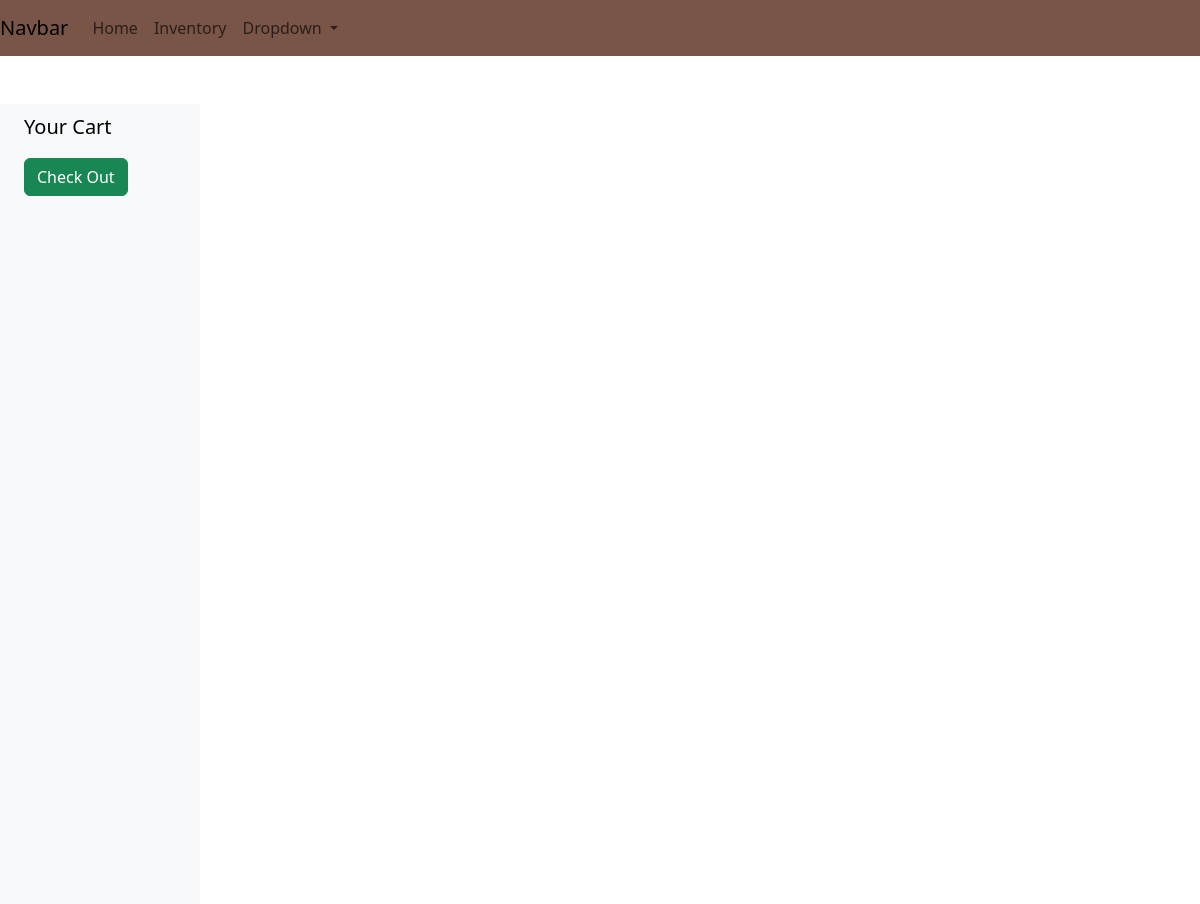
The page /inventory on the database as committed earlier.
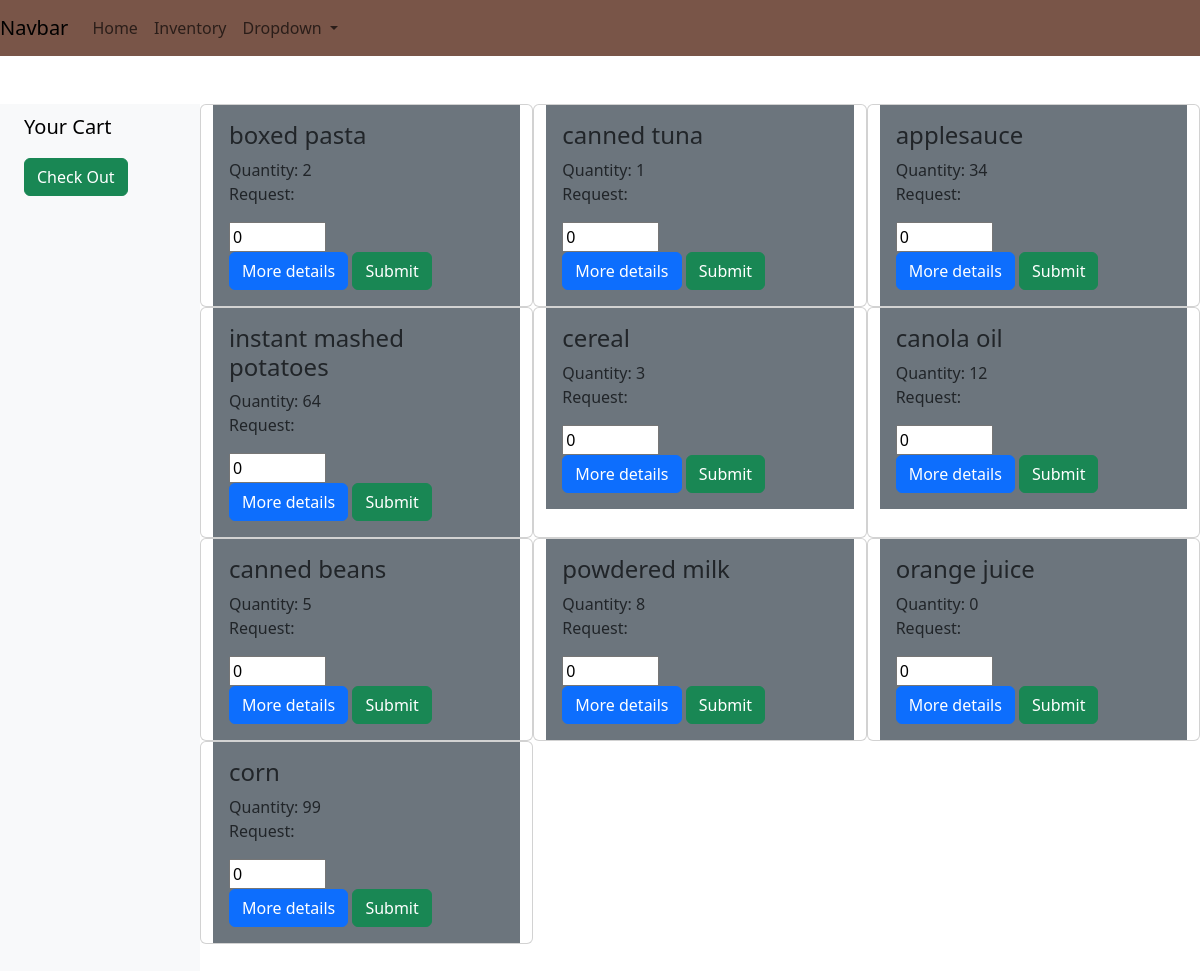
The same page on the database as committed later.
### app.py (models this page shows, shortened)
class Inventory(db.Model):
    id= db.Column(db.Integer, primary_key=True)
    name = db.Column(db.String)
    description = db.Column(db.String)
    qty = db.Column(db.Integer)
    bank = db.Column(db.String)

### app.py (the view, shortened to what this page needs)
@app.route('/inventory', methods=["POST","GET"])
def inventory():
    all_inventory = Inventory.query.all()
    cart=[]
    return render_template("inventory.html", invent_list=all_inventory, cart=cart)

### templates/inventory.html (shortened to what this page needs)
{%extends "base.html"%}
{%block content%}
<div class="container-fluid overflow-hidden">
  <div class="row vh-100 overflow-auto">
      <div class="col-12 col-sm-3 col-xl-2 px-sm-2 px-0 bg-light d-flex sticky-top">
          <div class="d-flex flex-sm-column flex-row flex-grow-1 align-items-center align-items-sm-start px-3 pt-2 text-clack">
              <a href="/" class="d-flex align-items-center pb-sm-3 mb-md-0 me-md-auto text-black text-decoration-none">
                  <span class="fs-5">Your Cart</span>
              </a>
              <ul class="nav nav-pills flex-sm-column flex-row flex-nowrap flex-shrink-1 flex-sm-grow-0 flex-grow-1 mb-sm-auto mb-0 justify-content-center align-items-center align-items-sm-start" id="menu">
                <form action="/inventory" method="POST">
                  <li>
                    <button type="submit" class="btn btn-success" name="checkout">Check Out</button>
                  </li>
                </form>
              </ul>
          </div>
      </div>
      <div class="col d-flex flex-column h-100">
        <div class="row">
          {%for thing in invent_list%}
          <div class="card col-4">
            <div class="container bg-secondary p-3">
              <form action="/inventory" method="POST">
                <h4>{{ thing.name }}</h4>
                <label for="qty">Quantity: {{thing.qty}}</label>
                <p>Request:</p>
                <input type="number" id="qty" name="qty" min="0" max="100" step="1" value="0">
                <br>
                <button type="button" class="btn btn-primary" data-bs-toggle="modal" data-bs-target="#exampleModal">
                  More details
                </button>
                <button type="submit" class="btn btn-success" name="food_picked">Submit</button>
            </form>
            </div>
          </div>
          {%endfor%}
      </div>
  </div>
</div>
{%endblock%}

### templates/base.html (shortened to what this page needs)
<!doctype html>
<html lang="en">
  <head>
    <link href="https://cdn.jsdelivr.net/npm/bootstrap@5.3.3/dist/css/bootstrap.min.css" rel="stylesheet">
  </head>
  <body>
    <nav class="navbar navbar-expand-lg navbar-light" style="background-color: #795548">
      <a class="navbar-brand" href="#">Navbar</a>
      <div class="collapse navbar-collapse" id="navbarSupportedContent">
        <ul class="navbar-nav mr-auto">
          <li class="nav-item active">
            <a class="nav-link" href="#">Home</a>
          </li>
          <li class="nav-item">
            <a class="nav-link" href="/inventory">Inventory</a>
          </li>
          <li class="nav-item dropdown">
            <a class="nav-link dropdown-toggle" href="#" id="navbarDropdown" role="button" data-toggle="dropdown" aria-haspopup="true" aria-expanded="false">
              Dropdown
            </a>
          </li>
      </div>
    </nav>
    {%block content%}
    {%endblock%}
  </body>
</html>

Rows that differ between the two databases and show on the page:
added Inventory: name "boxed pasta", qty "2"
added Inventory: name "canned tuna", qty "1"
added Inventory: name "applesauce", qty "34"
added Inventory: name "instant mashed potatoes", qty "64"
added Inventory: name "cereal", qty "3"
added Inventory: name "canola oil", qty "12"
added Inventory: name "canned beans", qty "5"
added Inventory: name "powdered milk", qty "8"
added Inventory: name "orange juice", qty "0"
added Inventory: name "corn", qty "99"
